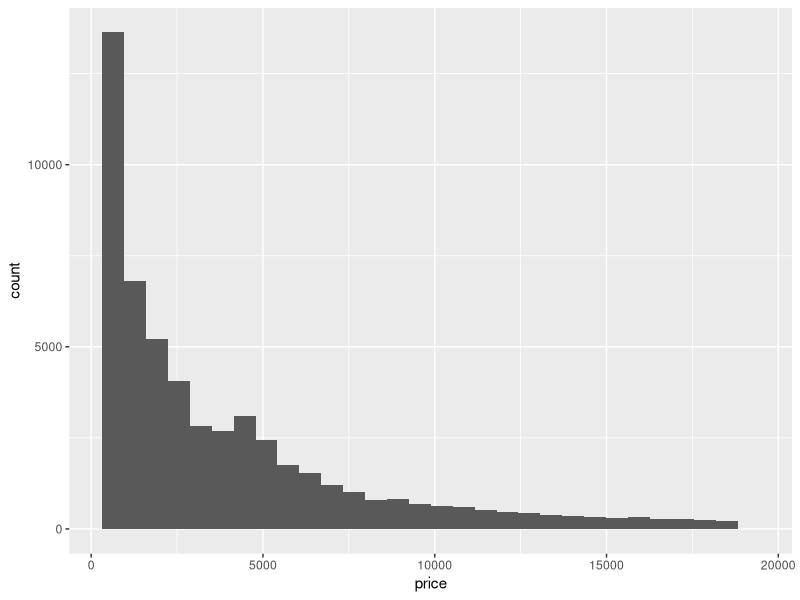
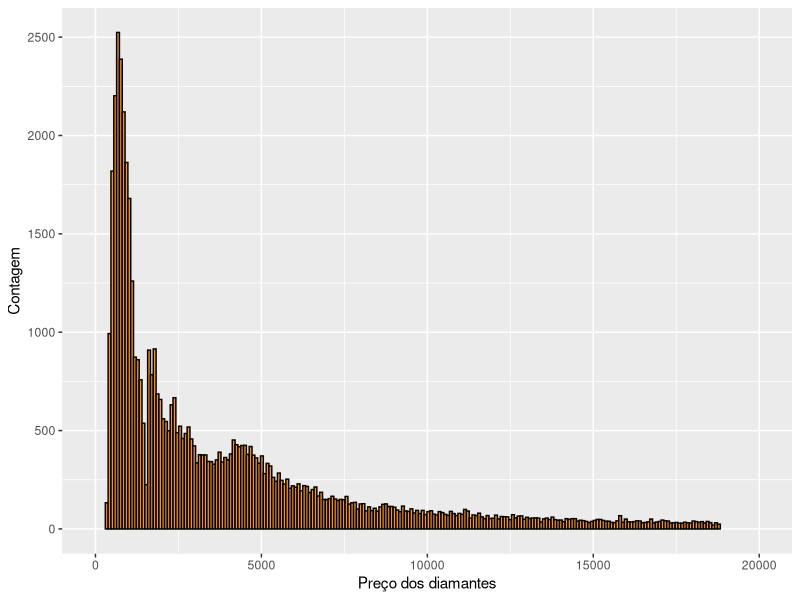
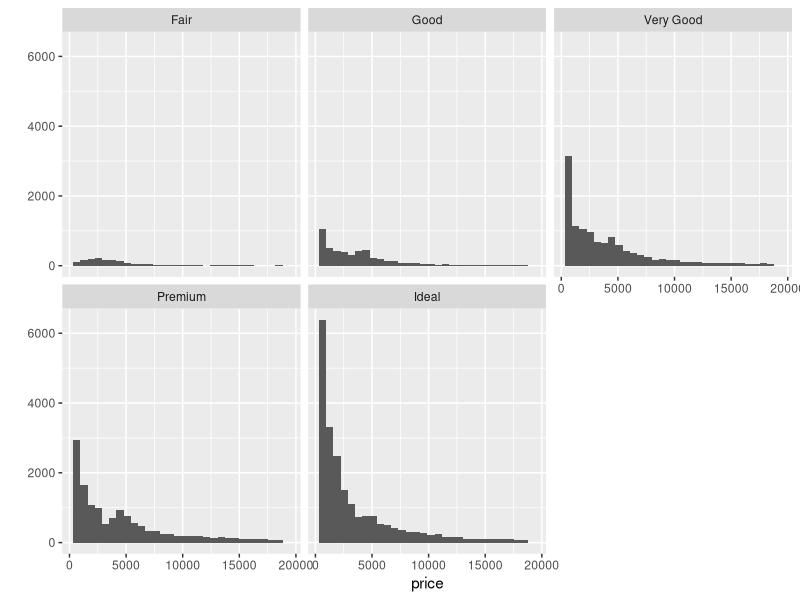
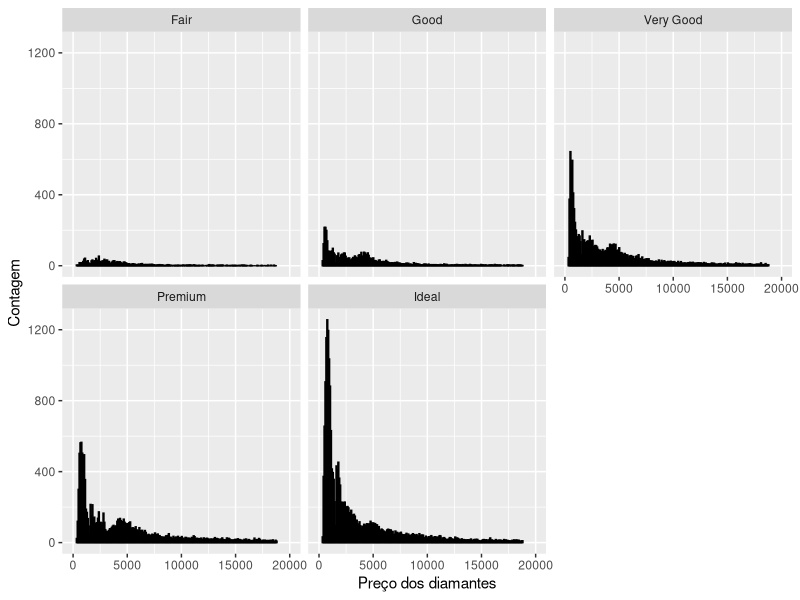
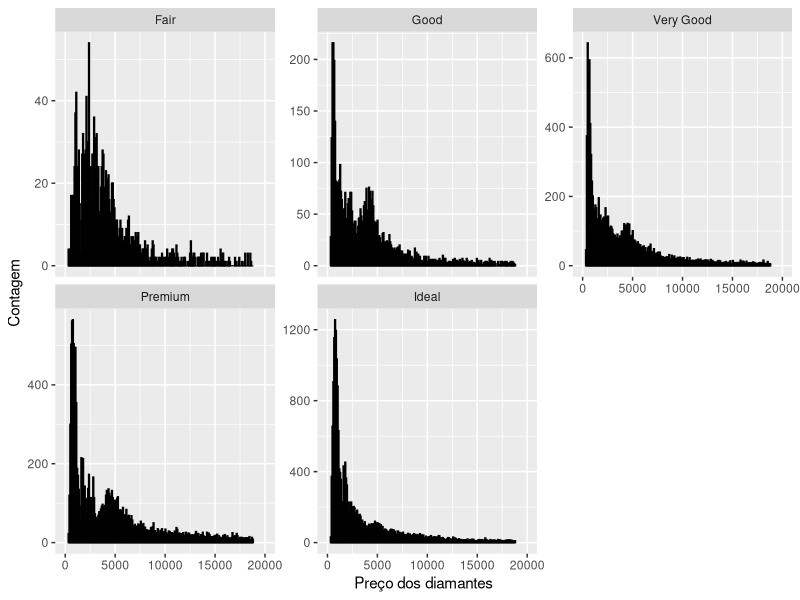
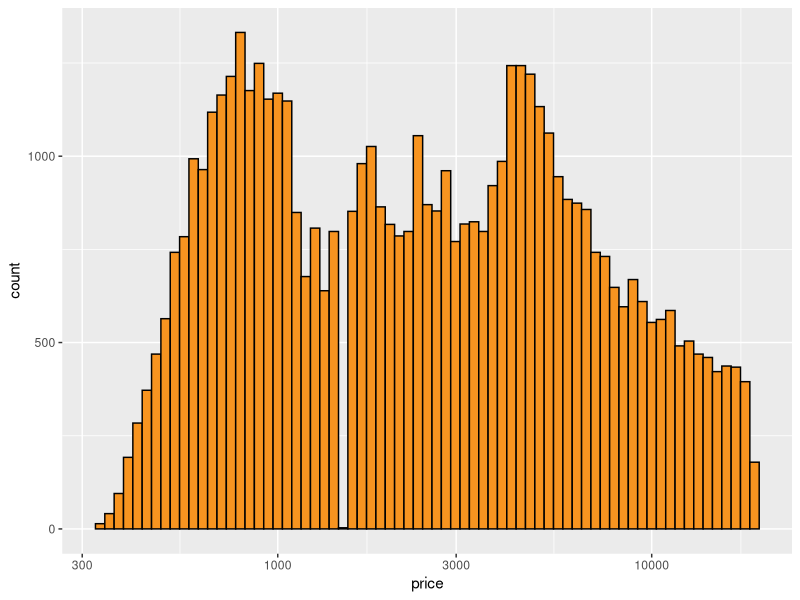
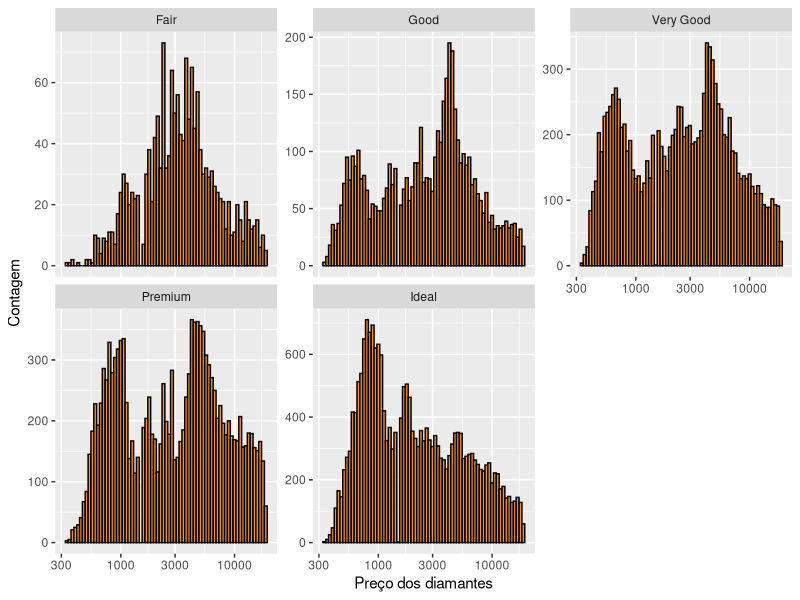
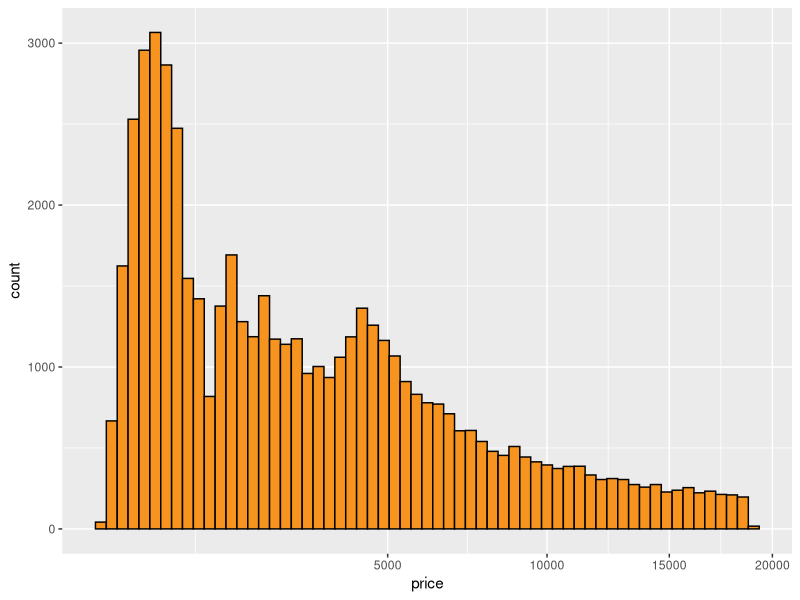

Write R code to recreate these figures, in order.
options(repos='http://cran.rstudio.com/')
install.packages('ggplot2')
library(ggplot2)

dm <- diamonds

summary(dm)
str(dm)
str(dm$color)

# Sobre factor variable: https://stats.idre.ucla.edu/r/modules/factor-variables/

levels(dm$color)
?diamonds

# Histograma da variável preço (price)

ggplot(aes(x = price), data = dm) + 
  geom_histogram()

summary(dm$price)

# Geração de histogramas
# Importante: analisar os parâmetros aes, coord_cartesian, scale_x_continuous, scale_x_log10
ggplot(aes(x = price), data = dm) + 
  geom_histogram(binwidth = 85, color = 'black', fill = '#F79420') +
  coord_cartesian(xlim = c(0, 20000)) + 
  xlab('Preço dos diamantes') + 
  ylab('Contagem')

hist_1 <- ggplot(aes(x = price), data = dm) + 
  geom_histogram(binwidth = 85, color = 'black', fill = '#F79420') +
  coord_cartesian(xlim = c(0, 20000)) + 
  xlab('Preço dos diamantes') + 
  ylab('Contagem')

# A função ggsave salva o último gráfico gerado
ggsave('/home/seabra/dev/dsjourney/eda/data/Histograma.png')
help("ggsave")

ggsave('/home/seabra/dev/dsjourney/eda/data/Histograma.png', hist_1)

# Utilização do faceting :: http://www.cookbook-r.com/Graphs/Facets_(ggplot2)/
qplot(x = price, data = diamonds) + facet_wrap(~cut)

ggplot(aes(x = price), data = dm) + 
  geom_histogram(binwidth = 85, color = 'black', fill = '#F79420') +
  coord_cartesian(xlim = c(0, 20000)) + 
  xlab('Preço dos diamantes') + 
  ylab('Contagem') +
  facet_wrap(~cut)

ggplot(aes(x = price), data = dm) + 
  geom_histogram(binwidth = 85, color = 'black', fill = '#F79420') +
  coord_cartesian(xlim = c(0, 20000)) + 
  xlab('Preço dos diamantes') + 
  ylab('Contagem') +
  facet_wrap(~cut, scales = "free_y")

# Avaliar o uso recomendado de scale_x_log10
ggplot(aes(x = price), data = dm) + 
  geom_histogram(binwidth = 0.025, color = 'black', fill = '#F79420') +
  scale_x_log10() 

# Você utiliza as variáveis de preço e quilate no parâmetro para x. Qual expressão 
# dá o preço por quilate? 
# Para distribuições de cauda longa, você pode adicionar a camada 
# ggplot assim como scale_x_log10() para transformar a variável.
ggplot(aes(x = price), data = dm) + 
  geom_histogram(binwidth = 0.025, color = 'black', fill = '#F79420') +
  scale_x_log10() + 
  xlab('Preço dos diamantes') + 
  ylab('Contagem') +
  facet_wrap(~cut, scales = "free_y")


summary(log10(dm$price + 1))

ggsave('/home/seabra/dev/dsjourney/eda/data/Histograma_Log.png')

# Avaliar o uso recomendado de scale_x_sqrt
ggplot(aes(x = price), data = dm) + 
  geom_histogram(binwidth = 2, color = 'black', fill = '#F79420') +
  scale_x_sqrt() 

summary(sqrt(dm$price))

ggsave('/home/seabra/dev/dsjourney/eda/data/Histograma_sqtr.png')

# Utilizando conceito de subconjuntos para avaliar os dados
nrow(subset(dm, dm$price < 500))
nrow(subset(dm, dm$price < 250))
nrow(subset(dm, dm$price >= 15000))

# A função by leva como argumento outra função, neste caso, 'summary'
by(dm$price, dm$cut, summary)
help("by")

# Boxplots para variáveis categóricas :: As variáveis categóricas ficam no eixo x
# enquanto as variáveis contínuas, no eixo y
ggplot(aes(x = dm$color, y = dm$price), data = dm) + 
  geom_boxplot() +
  xlab('Cor') +
  ylab('Preço')
  
ggplot(aes(x = dm$color, y = dm$price), data = dm) + 
  geom_boxplot() +
  scale_y_continuous(breaks = seq(0, 20000, 1000)) +
  xlab('Cor') +
  ylab('Preço')

by(dm$price, dm$color, summary)

ggplot(aes(x = dm$color, y = dm$price/dm$carat), data = subset(dm, dm$carat != 0)) + 
  geom_boxplot() +
  xlab('Cor') +
  ylab('Preço por quilate')

ggsave('/home/seabra/dev/dsjourney/eda/data/Boxplot_Cor_Preco_por_Quilate.png')

# Função que retorna o intervalo interquartil
IQR(subset(dm, dm$color == 'D')$price)
IQR(subset(dm, dm$color == 'J')$price)

ggplot(aes(x = dm$cut, y = dm$price), data = dm) + 
  geom_boxplot() +
  xlab('Tipo de corte') +
  ylab('Preço')

ggplot(aes(x = dm$clarity, y = dm$price), data = dm) + 
  geom_boxplot() +
  xlab('Brilho') +
  ylab('Preço')

ggplot(aes(x = dm$carat, y = dm$price), data = dm) + 
  geom_boxplot() +
  xlab('Brilho') +
  ylab('Preço')

# Polígono de frequencia
ggplot(aes(x = dm$carat), data = dm) + 
  geom_freqpoly(binwidth=0.1) +
  scale_x_continuous(breaks = seq(0, 7, 0.1)) +
  scale_y_continuous(breaks = seq(0, 12000, 1000))

str(dm)

# Cheatseets :: https://www.rstudio.com/resources/cheatsheets/
# Dados obtidos de Gapminder: http://www.gapminder.org/data/
# Informações acerca do uso de serviços básicos de tratamento de esgoto

setwd('/home/seabra/dev/dsjourney/eda/data')

# Ver documentação da função read.csv e do atributo check.names
snt <- read.csv('at_least_basic_sanitation_overall_access_percent.csv', check.names = FALSE) 

str(snt)

# O dataset snt_ams contém dados de países da América do Sul
snt_ams <- subset(snt, snt$country == 'Brazil' | snt$country == 'Argentina'
                  | snt$country == 'Colombia' | snt$country == 'Chile' 
                  | snt$country == 'Peru')

# O conjunto deve ser transformado de modo a se ter as variáveis: country, year, sanitation_reach
# http://garrettgman.github.io/tidying/

install.packages(c("tidyr", "devtools"))
??gather
library(ggplot2) 
library(tidyr)
help("transform")

snt_ams_tidy <- gather(snt_ams, "year", "sanitation_reach", 2:17)

snt_ams_tidy <- transform(snt_ams_tidy, year = as.numeric(year))

summary(snt_ams_tidy)
str(snt_ams_tidy)

ggplot(aes(x = snt_ams_tidy$country, y = snt_ams_tidy$sanitation_reach), data = snt_ams_tidy) + 
  geom_boxplot() +
  coord_cartesian(ylim = c(50, 100))

